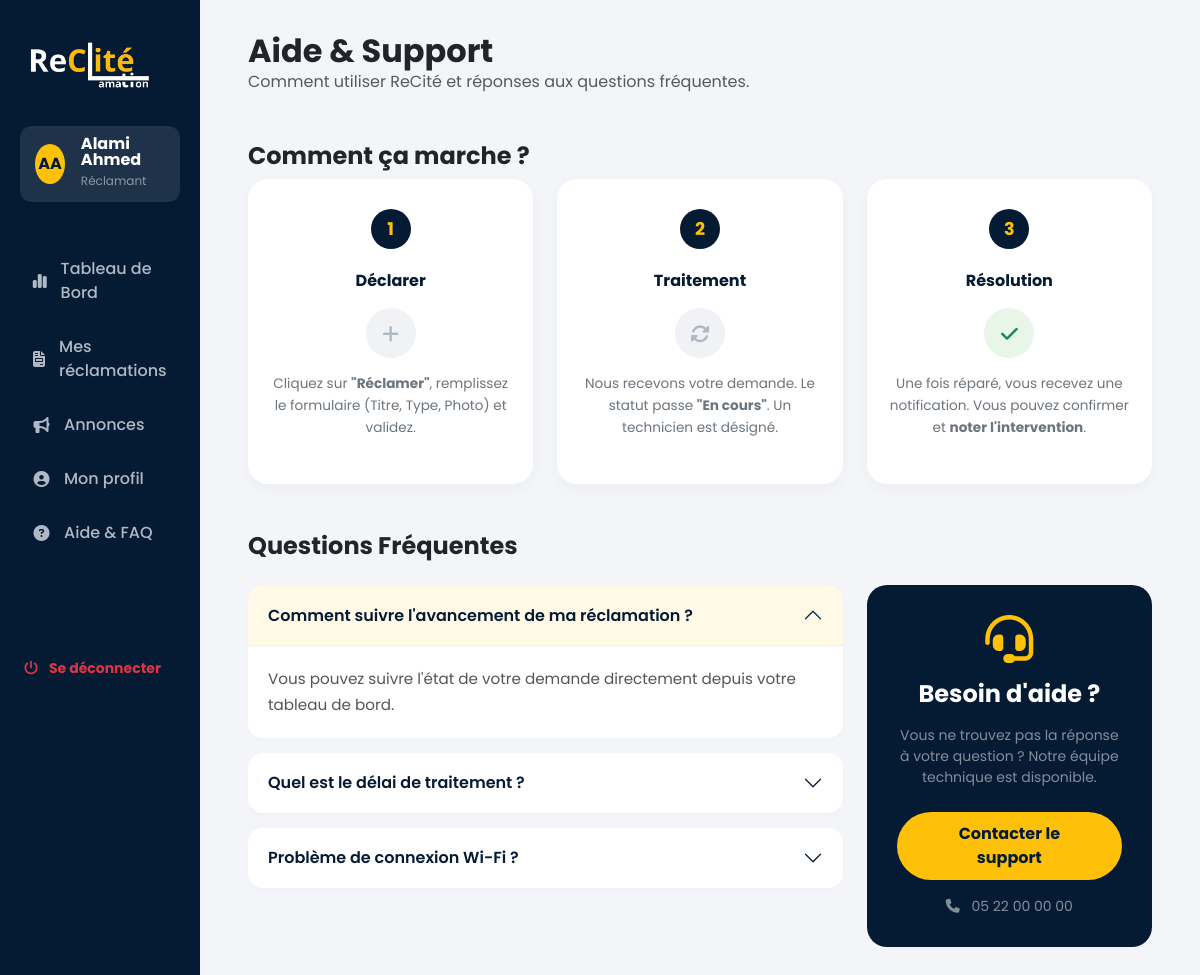
The app's page /reclamant/faq.php (signed in) with its own data.
### tables this page shows
CREATE TABLE `faqs` (
                        `id` int(11) NOT NULL AUTO_INCREMENT,
                        `question` varchar(255) NOT NULL,
                        `reponse` text NOT NULL,
                        `ordre` int(11) DEFAULT 0,
                        PRIMARY KEY (`id`)
);

### reclamant/faq.php (the view, shortened to what this page needs)
<?php
require_once '../config/db.php';
$stmt = $pdo->query("SELECT * FROM faqs ORDER BY ordre ASC");
$faqs = $stmt->fetchAll(PDO::FETCH_ASSOC);
?>
<!DOCTYPE html>
<html lang="fr">
<head>
    <link href="https://cdn.jsdelivr.net/npm/bootstrap@5.3.2/dist/css/bootstrap.min.css" rel="stylesheet">
    <link rel="stylesheet" href="https://cdnjs.cloudflare.com/ajax/libs/font-awesome/6.4.0/css/all.min.css">
</head>
<body>
<div class="container-fluid">
    <div class="row">
        <?php include 'sidebar.php'; ?>
        <div class="col-md-9 col-lg-10 main-content">
            <div class="d-flex justify-content-between align-items-center mb-5">
                <div>
                    <h2 class="fw-bold text-dark m-0">Aide & Support</h2>
                    <p class="text-muted m-0">Comment utiliser ReCité et réponses aux questions fréquentes.</p>
                </div>
            </div>
            <div class="mb-5">
                <h4 class="fw-bold text-dark mb-2">Comment ça marche ?</h4>
                <div class="row g-4">
                    <div class="col-md-4">
                        <div class="process-card">
                            <div class="step-badge">1</div>
                            <div class="process-title">Déclarer</div>
                            <div class="process-icon-wrapper"><i class="fas fa-plus"></i></div>
                            <p class="process-text">Cliquez sur <strong>"Réclamer"</strong>, remplissez le formulaire (Titre, Type, Photo) et validez.</p>
                        </div>
                    </div>
                    <div class="col-md-4">
                        <div class="process-card">
                            <div class="step-badge">2</div>
                            <div class="process-title">Traitement</div>
                            <div class="process-icon-wrapper"><i class="fas fa-sync-alt fa-spin"></i></div>
                            <p class="process-text">Nous recevons votre demande. Le statut passe <strong>"En cours"</strong>. Un technicien est désigné.</p>
                        </div>
                    </div>
                    <div class="col-md-4">
                        <div class="process-card">
                            <div class="step-badge">3</div>
                            <div class="process-title">Résolution</div>
                            <div class="process-icon-wrapper text-success" style="background-color: #e8f5e9;"><i class="fas fa-check"></i></div>
                            <p class="process-text">Une fois réparé, vous recevez une notification. Vous pouvez confirmer et <strong>noter l'intervention</strong>.</p>
                        </div>
                    </div>
                </div>
            </div>
            <div class="row">
                <h4 class="fw-bold text-dark mb-4">Questions Fréquentes</h4>
                <div class="col-lg-8">
                    <div class="accordion" id="faqAccordion">
                        <?php if (count($faqs) > 0): ?>
                            <?php foreach ($faqs as $index => $f): ?>
                                <div class="accordion-item">
                                    <h2 class="accordion-header">
                                        <button class="accordion-button <?php echo ($index !== 0) ? 'collapsed' : ''; ?>" type="button" data-bs-toggle="collapse" data-bs-target="#faq<?php echo $f['id']; ?>">
                                            <?php echo htmlspecialchars($f['question']); ?>
                                        </button>
                                    </h2>
                                    <div id="faq<?php echo $f['id']; ?>" class="accordion-collapse collapse <?php echo ($index === 0) ? 'show' : ''; ?>" data-bs-parent="#faqAccordion">
                                        <div class="accordion-body">
                                            <?php echo nl2br(html_entity_decode($f['reponse'])); ?>
                                        </div>
                                    </div>
                                </div>
                            <?php endforeach; ?>
                        <?php else: ?>
                            <div class="alert alert-light text-center text-muted border">
                                Aucune question disponible pour le moment.
                            </div>
                        <?php endif; ?>
                    </div>
                </div>
                <div class="col-lg-4">
                    <div class="contact-box" style="position: sticky; top: 2rem;">
                        <div class="mb-3"><i class="fas fa-headset fa-3x" style="color: var(--accent-yellow);"></i></div>
                        <h4 class="fw-bold mb-3">Besoin d'aide ?</h4>
                        <p class="small text-white-50 mb-4">Vous ne trouvez pas la réponse à votre question ? Notre équipe technique est disponible.</p>
                        <a href="mailto:support@recite.ma" class="btn btn-contact w-100 mb-3">Contacter le support</a>
                        <div class="small text-white-50"><i class="fas fa-phone me-2"></i> 05 22 00 00 00</div>
                    </div>
                </div>
            </div>
        </div>
    </div>
</div>
</body>
</html>

### reclamant/faq.php (style rules this page uses)
:root { --sidebar-bg: #051b34; --body-bg: #f3f5f9; --accent-yellow: #ffc107; --text-muted: #6c757d; }
body { font-family: 'Poppins', sans-serif; background-color: var(--body-bg); overflow-x: hidden; }
.main-content { padding: 2rem 3rem; }
.process-card { background: white; border: none; border-radius: 20px; padding: 30px 20px; text-align: center; height: 100%; box-shadow: 0 5px 15px rgba(0,0,0,0.03); transition: transform 0.3s ease; position: relative; }
.step-badge { width: 40px; height: 40px; background-color: var(--sidebar-bg); color: var(--accent-yellow); border-radius: 50%; display: flex; align-items: center; justify-content: center; font-weight: 700; font-size: 1.1rem; margin: 0 auto 20px auto; }
.process-icon-wrapper { width: 50px; height: 50px; background-color: #f0f2f5; border-radius: 50%; display: flex; align-items: center; justify-content: center; margin: 0 auto 15px auto; color: #b0b8c4; font-size: 1.2rem; }
.process-title { font-weight: 700; color: #051b34; margin-bottom: 15px; }
.process-text { font-size: 0.85rem; color: #6c757d; line-height: 1.6; }
.accordion-item { border: none; border-radius: 15px !important; margin-bottom: 15px; box-shadow: 0 2px 5px rgba(0,0,0,0.02); overflow: hidden; }
.accordion-button { font-weight: 600; color: #051b34; background-color: white; padding: 20px; border: none; box-shadow: none !important; }
.accordion-button:not(.collapsed) { background-color: rgba(255, 193, 7, 0.1); color: #051b34; }
.accordion-body { font-size: 0.95rem; color: #555; line-height: 1.7; padding: 20px; background-color: white; border-top: 1px solid #f0f0f0; }
.contact-box { background: var(--sidebar-bg); color: white; border-radius: 20px; padding: 30px; text-align: center; }
.btn-contact { background: var(--accent-yellow); color: var(--sidebar-bg); font-weight: 700; border-radius: 50px; padding: 10px 30px; border: none; transition: 0.3s; }

### records on screen
faqs: question "Comment suivre l'avancement de ma réclamation ?", reponse "Vous pouvez suivre l'état de votre demande directement depuis votre tableau de bord."
faqs: question "Quel est le délai de traitement ?"
faqs: question "Problème de connexion Wi-Fi ?"

### other values on screen
$initials "AA"
$sidebar_name "Alami Ahmed"
